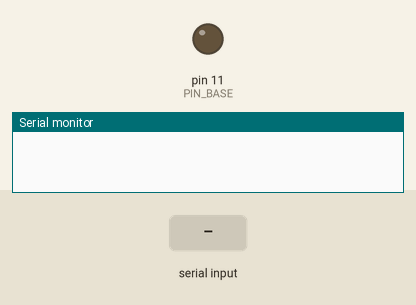
Bench run of a sketch on a simulated Arduino Uno, built with avr-gcc and run on an emulated ATmega328P. On the bench: output pins drawn as LEDs (lit = HIGH), the last lines printed to the serial monitor. Inputs (shaded band) come from the test bench.

Above: at 1.2 s.
1.3 s: "cepat" received over Serial
At 1.9 s:
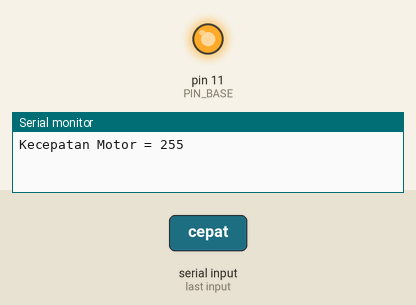
2.9 s: "sedang" received over Serial
At 3.9 s:
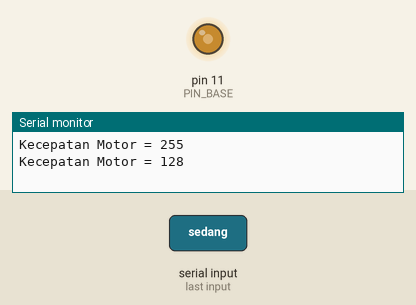
4.5 s: "CEPAT" received over Serial
At 5.6 s:
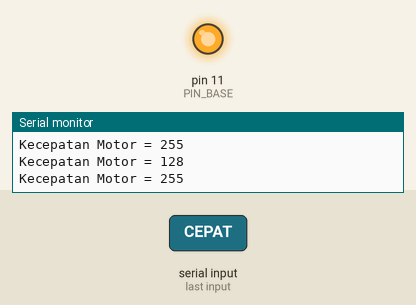
Timing chart, 0 to 7.5 s (numbered marks = the images above; inputs shaded):
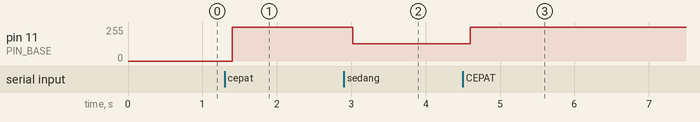

Measured:
- after the input at 1.3 s, pin 11 (PIN_BASE): 0/255 → 255/255 after 0.10 s
- after the input at 2.9 s, pin 11 (PIN_BASE): 255/255 → 128/255 after 0.12 s
- after the input at 4.5 s, pin 11 (PIN_BASE): 128/255 → 255/255 after 0.10 s

The sketch:

Program_Arduino.ino
```cpp
//pengaturan kecepatan motor DC
const int PIN_BASE=11;
void setup() {
    pinMode(PIN_BASE, OUTPUT);       //pin 11 sebagai keluaran
    Serial.begin(9600);
}
//kecepatan motor DC
int cepat=255;
int sedang=128;
int mati=0;
void loop() {
//sinyal analog membaca kecepatan motor DC
    boolean benar = true;
    String perintah = "";
    while (Serial.available() != 0) {
    perintah = perintah + char(Serial.read());
    delay(20);
    }
    if (perintah.length() == 0)
        return;
    perintah.trim();

    if (perintah == "cepat" || perintah == "CEPAT"){
        analogWrite(PIN_BASE, cepat);    //kecepatan motor dc kencang
        Serial.print("Kecepatan Motor = ");
        Serial.println(cepat);
        }
        else if (perintah == "sedang"){
                 analogWrite(PIN_BASE, sedang);  //kecepatan motor dc sedang
                 Serial.print("Kecepatan Motor = ");
                 Serial.println(sedang);
        }
        else if (perintah == "mati"){
                  analogWrite(PIN_BASE, mati);    //kecepatn motor dc mati
                  Serial.print("Kecepatan Motor = ");
                  Serial.println(mati);
        }
        else
            benar = false;

        if(!benar){
            Serial.println("Perintah yang benar:");
            Serial.println("cepat,sedang,mati");
        }
}
```
